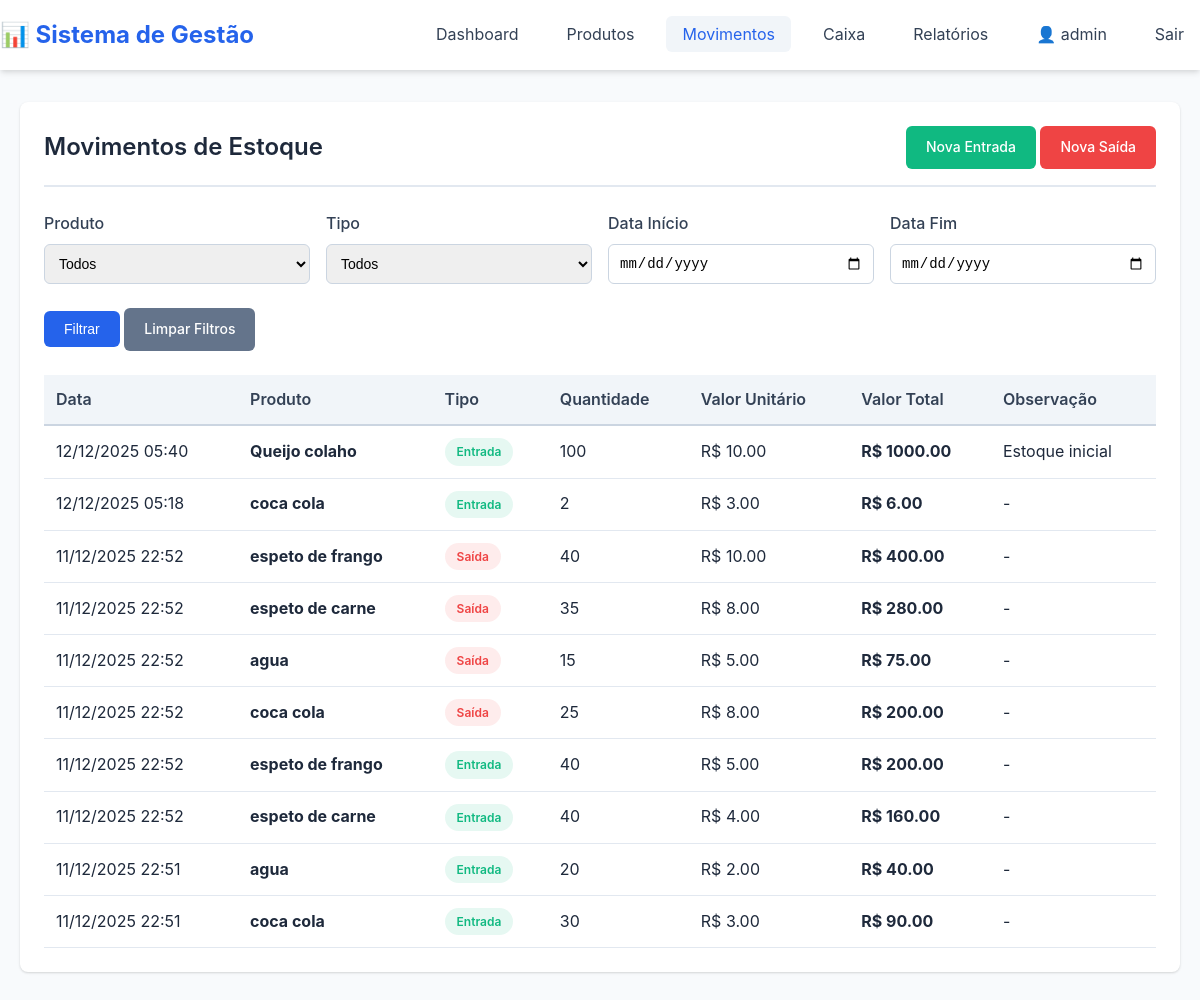
Before: /movimentos/ (signed in) with the older database file.
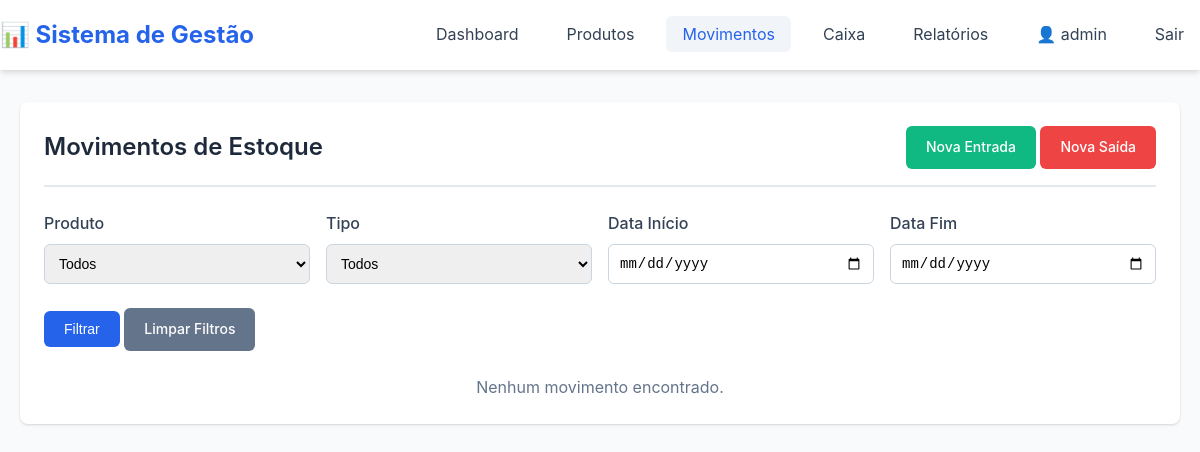
After: the same page with the newer database file.
### app/models/movimento.py (models this page shows, shortened)
class Movimento(db.Model):
    __tablename__ = 'movimento'
    id = db.Column(db.Integer, primary_key=True)
    produto_id = db.Column(db.Integer, db.ForeignKey('produto.id'), nullable=False)
    tipo = db.Column(db.String(10), nullable=False)  # 'entrada' ou 'saida'
    quantidade = db.Column(db.Integer, nullable=False)
    valor_unitario = db.Column(db.Float, nullable=False)
    data = db.Column(db.DateTime, default=datetime.utcnow)
    observacao = db.Column(db.String(200))
    @property
    def valor_total(self):
        return self.quantidade * self.valor_unitario

### app/models/produto.py (models this page shows, shortened)
class Produto(db.Model):
    __tablename__ = 'produto'
    id = db.Column(db.Integer, primary_key=True)
    nome = db.Column(db.String(100), nullable=False)
    qtd = db.Column(db.Integer, default=0)
    valor_compra = db.Column(db.Float, nullable=False)
    valor_venda = db.Column(db.Float, nullable=False)
    estoque_minimo = db.Column(db.Integer, default=5)
    ativo = db.Column(db.Boolean, default=True)
    movimentos = db.relationship('Movimento', backref='produto', lazy=True, cascade='all, delete-orphan')
    @property
    def quantidade(self):
        """Alias para qtd para compatibilidade"""
        return self.qtd

### app/blueprints/movimentos.py (the view)
@movimentos_bp.route('/')
@login_required
def listar():
    data_inicio_str = request.args.get('data_inicio')
    data_fim_str = request.args.get('data_fim')
    produto_id = request.args.get('produto_id')
    tipo = request.args.get('tipo')
    data_inicio = datetime.fromisoformat(data_inicio_str) if data_inicio_str else None
    data_fim = datetime.fromisoformat(data_fim_str) if data_fim_str else None
    movimentos = MovimentoService.listar_movimentos(
        produto_id=produto_id,
        tipo=tipo,
        data_inicio=data_inicio,
        data_fim=data_fim
    )
    produtos = ProdutoService.listar_produtos()
    return render_template('movimentos/lista.html', movimentos=movimentos, produtos=produtos)

### app/services/movimento_service.py (called while the page is built)
    @staticmethod
    def listar_movimentos(produto_id=None, tipo=None, data_inicio=None, data_fim=None):
        query = Movimento.query
        if produto_id:
            query = query.filter_by(produto_id=produto_id)
        if tipo:
            query = query.filter_by(tipo=tipo)
        if data_inicio:
            query = query.filter(Movimento.data >= data_inicio)
        if data_fim:
            query = query.filter(Movimento.data <= data_fim)
        return query.order_by(Movimento.data.desc()).all()

### app/services/produto_service.py (called while the page is built)
    @staticmethod
    def listar_produtos(incluir_inativos=False):
        if incluir_inativos:
            return Produto.query.all()
        return Produto.query.filter_by(ativo=True).all()

### app/templates/movimentos/lista.html (shortened to what this page needs)
{% extends 'base.html' %}
{% block content %}
<div class="card">
    <div class="card-header">
        <h1 class="card-title">Movimentos de Estoque</h1>
        <div>
            <a href="{{ url_for('movimentos.entrada') }}" class="btn btn-success">Nova Entrada</a>
            <a href="{{ url_for('movimentos.saida') }}" class="btn btn-danger">Nova Saída</a>
        </div>
    </div>
    <form method="GET" class="mb-3">
        <div class="form-row">
            <div class="form-group">
                <label for="produto_id" class="form-label">Produto</label>
                <select id="produto_id" name="produto_id" class="form-control">
                    <option value="">Todos</option>
                </select>
            </div>
            <div class="form-group">
                <label for="tipo" class="form-label">Tipo</label>
                <select id="tipo" name="tipo" class="form-control">
                    <option value="">Todos</option>
                </select>
            </div>
            <div class="form-group">
                <label for="data_inicio" class="form-label">Data Início</label>
                <input type="date" id="data_inicio" name="data_inicio" class="form-control" value="{{ request.args.get('data_inicio', '') }}">
            </div>
            <div class="form-group">
                <label for="data_fim" class="form-label">Data Fim</label>
                <input type="date" id="data_fim" name="data_fim" class="form-control" value="{{ request.args.get('data_fim', '') }}">
            </div>
        </div>
        <button type="submit" class="btn btn-primary">Filtrar</button>
        <a href="{{ url_for('movimentos.listar') }}" class="btn btn-secondary">Limpar Filtros</a>
    </form>
    {% if movimentos %}
        <div class="table-responsive">
            <table>
                <thead>
                    <tr>
                        <th>Data</th>
                        <th>Produto</th>
                        <th>Tipo</th>
                        <th>Quantidade</th>
                        <th>Valor Unitário</th>
                        <th>Valor Total</th>
                        <th>Observação</th>
                    </tr>
                </thead>
                <tbody>
                    {% for m in movimentos %}
                    <tr>
                        <td>{{ m.data.strftime('%d/%m/%Y %H:%M') }}</td>
                        <td><strong>{{ m.produto.nome }}</strong></td>
                        <td>
                            {% if m.tipo == 'entrada' %}
                                <span class="badge badge-success">Entrada</span>
                            {% else %}
                                <span class="badge badge-danger">Saída</span>
                            {% endif %}
                        </td>
                        <td>{{ m.quantidade }}</td>
                        <td>R$ {{ "%.2f"|format(m.valor_unitario) }}</td>
                        <td><strong>R$ {{ "%.2f"|format(m.valor_total) }}</strong></td>
                        <td>{{ m.observacao or '-' }}</td>
                    </tr>
                    {% endfor %}
                </tbody>
            </table>
        </div>
    {% else %}
        <p class="text-center text-muted">Nenhum movimento encontrado.</p>
    {% endif %}
</div>
{% endblock %}

Changed rows visible on the page:
removed Movimento: data "12/12/2025 05:40", produto.nome "Queijo colaho", tipo "Entrada", quantidade "100", valor_unitario "10.00", valor_total "1000.00", observacao "Estoque inicial"
removed Movimento: data "12/12/2025 05:18", produto.nome "coca cola", tipo "Entrada", quantidade "2", valor_unitario "3.00", valor_total "6.00", observacao "-"
removed Movimento: data "11/12/2025 22:52", produto.nome "espeto de frango", tipo "Saída", quantidade "40", valor_unitario "10.00", valor_total "400.00", observacao "-"
removed Movimento: data "11/12/2025 22:52", produto.nome "espeto de carne", tipo "Saída", quantidade "35", valor_unitario "8.00", valor_total "280.00", observacao "-"
removed Movimento: data "11/12/2025 22:52", produto.nome "agua", tipo "Saída", quantidade "15", valor_unitario "5.00", valor_total "75.00", observacao "-"
removed Movimento: data "11/12/2025 22:52", produto.nome "coca cola", tipo "Saída", quantidade "25", valor_unitario "8.00", valor_total "200.00", observacao "-"
removed Movimento: data "11/12/2025 22:52", produto.nome "espeto de frango", tipo "Entrada", quantidade "40", valor_unitario "5.00", valor_total "200.00", observacao "-"
removed Movimento: data "11/12/2025 22:52", produto.nome "espeto de carne", tipo "Entrada", quantidade "40", valor_unitario "4.00", valor_total "160.00", observacao "-"
removed Movimento: data "11/12/2025 22:51", produto.nome "agua", tipo "Entrada", quantidade "20", valor_unitario "2.00", valor_total "40.00", observacao "-"
removed Movimento: data "11/12/2025 22:51", produto.nome "coca cola", tipo "Entrada", quantidade "30", valor_unitario "3.00", valor_total "90.00", observacao "-"
Other visible differences:
text no longer shown: "Data Produto Tipo Quantidade Valor Unitário Valor Total Observação"
text now shown: "Nenhum movimento encontrado."
